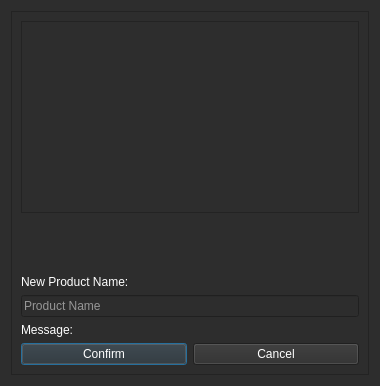
<?xml version="1.0" encoding="UTF-8"?>
<ui version="4.0">
 <class>Dialog</class>
 <widget class="QDialog" name="Dialog">
  <property name="geometry">
   <rect>
    <x>0</x>
    <y>0</y>
    <width>380</width>
    <height>386</height>
   </rect>
  </property>
  <property name="sizePolicy">
   <sizepolicy hsizetype="Fixed" vsizetype="Fixed">
    <horstretch>0</horstretch>
    <verstretch>0</verstretch>
   </sizepolicy>
  </property>
  <property name="font">
   <font>
    <family>Arial</family>
    <pointsize>12</pointsize>
   </font>
  </property>
  <property name="windowTitle">
   <string>Add New Product</string>
  </property>
  <property name="styleSheet">
   <string notr="true">background-color: rgb(45, 45, 45);
                color: rgb(255, 255, 255);
            </string>
  </property>
  <layout class="QVBoxLayout" name="verticalLayout_2">
   <item>
    <widget class="QFrame" name="frame">
     <property name="styleSheet">
      <string notr="true"/>
     </property>
     <property name="frameShape">
      <enum>QFrame::StyledPanel</enum>
     </property>
     <property name="frameShadow">
      <enum>QFrame::Raised</enum>
     </property>
     <layout class="QVBoxLayout" name="verticalLayout">
      <item>
       <widget class="QListView" name="listView"/>
      </item>
      <item>
       <spacer name="verticalSpacer">
        <property name="orientation">
         <enum>Qt::Vertical</enum>
        </property>
        <property name="sizeHint" stdset="0">
         <size>
          <width>20</width>
          <height>29</height>
         </size>
        </property>
       </spacer>
      </item>
      <item>
       <widget class="QLabel" name="label">
        <property name="text">
         <string>New Product Name:</string>
        </property>
       </widget>
      </item>
      <item>
       <widget class="QLineEdit" name="ld_productName">
        <property name="placeholderText">
         <string>Product Name</string>
        </property>
       </widget>
      </item>
      <item>
       <widget class="QLabel" name="label_msg">
        <property name="text">
         <string>Message:</string>
        </property>
       </widget>
      </item>
      <item>
       <layout class="QHBoxLayout" name="horizontalLayout_2">
        <item>
         <widget class="QPushButton" name="pb_confirm">
          <property name="text">
           <string>Confirm</string>
          </property>
         </widget>
        </item>
        <item>
         <widget class="QPushButton" name="pb_cancel">
          <property name="text">
           <string>Cancel</string>
          </property>
         </widget>
        </item>
       </layout>
      </item>
     </layout>
    </widget>
   </item>
  </layout>
 </widget>
 <resources/>
 <connections/>
</ui>
